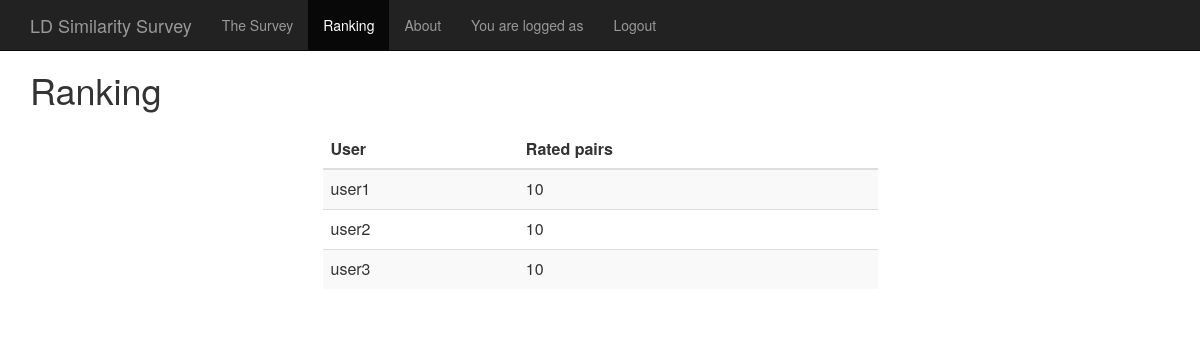
Before: /ranking with the older database file.
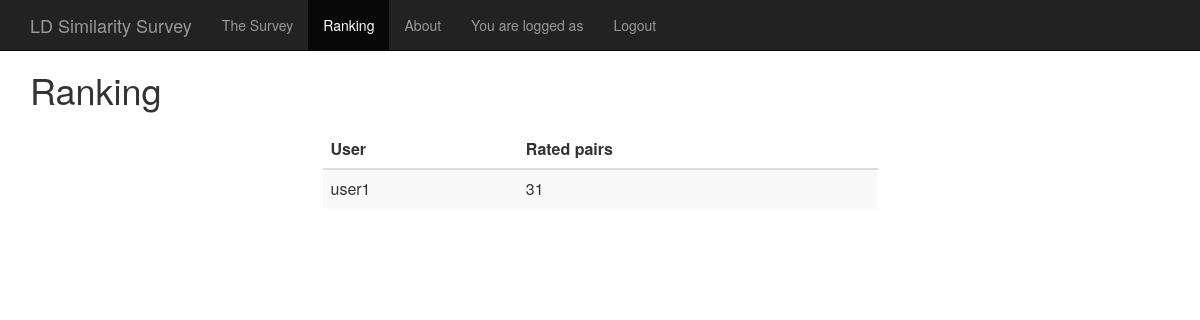
After: the same page with the newer database file.
### survey/models.py (models this page shows)
class UserProfile(models.Model):
    user = models.OneToOneField(User)
    rated_datasets = models.ManyToManyField(Similarity)
    points = models.IntegerField()

### survey/views.py (the view)
# urls.py: url(r'^ranking', 'survey.views.ranking'),
def ranking(request):
    user_profiles = UserProfile.objects.filter(points__gt=0).order_by('-points')
    return render(request, 'survey/ranking.html', {'user_profiles': user_profiles})

### survey/templates/survey/ranking.html (shortened to what this page needs)
{% load staticfiles %}
<html>
    <head>
        <link href="{% static "css/bootstrap.min.css" %}" rel="stylesheet">
    </head>
    <body>
        <div class="navbar navbar-inverse navbar-fixed-top" role="navigation">
          <div class="container">
            <div class="navbar-header">
            <a class="navbar-brand" href="{% url 'survey.views.survey' %}">LD Similarity Survey</a>
        </div>
        <div class="collapse navbar-collapse">
            <ul class="nav navbar-nav">
                <li><a href="{% url 'survey.views.survey' %}">The Survey</a></li>
                <li class="active"><a href="{% url 'survey.views.ranking' %}">Ranking</a></li>
                <li><a href="{% url 'survey.views.about' %}">About</a></li>
                <li><a>You are logged as {{user.username}}</a></li>
                <li><a href="{% url 'survey.views.user_logout' %}">Logout</a></li>
            </ul>
        </div>
    </div>
    </div>
    <div class="container">
        <h1>Ranking<h1>
        <div class="row">
            <div class="col-lg-3">
            </div>
            <div class="col-lg-6">
                <table class="table table-striped">
                    <thead>
                        <th>User</th>
                        <th>Rated pairs</th>
                    </thead>
                    <tbody>
                        {% for profile in user_profiles %}
                            {% if profile.user == user %}
                                <tr>
                                    <td><b>{{profile.user.username}}</b></td>
                                    <td><b>{{profile.points}}</b></td>
                                </tr>
                            {% else %}
                                <tr>
                                    <td>{{profile.user.username}}</td>
                                    <td>{{profile.points}}</td>
                                </tr>
                            {% endif %}
                        {% endfor %}
                </table>
            <div>
            <div class="col-lg-3">
            </div>
        </div>
    </div>
    </body>
</html>

Changed rows visible on the page:
removed UserProfile: user.username "user2", points "10"
removed UserProfile: user.username "user3", points "10"
changed UserProfile "user1": points "10" → "31"
